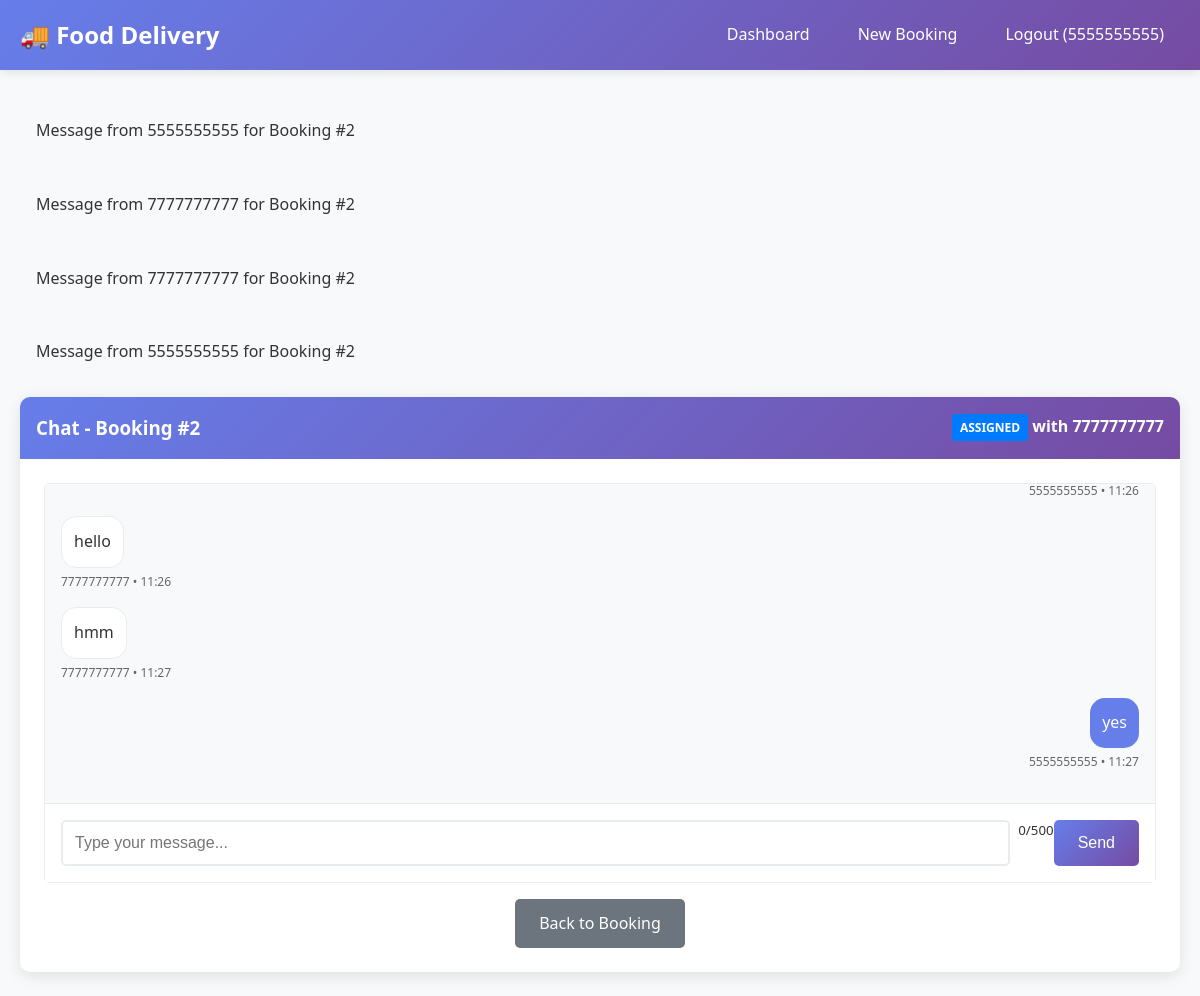
Page /chat/2/ (signed in) on the committed database.
### accounts/models.py (models this page shows, shortened)
class User(AbstractBaseUser, PermissionsMixin):
    USER_TYPE_CHOICES = [
        ('customer', 'Customer'),
        ('delivery_partner', 'Delivery Partner'),
        ('admin', 'Admin'),
    ]
    mobile_number = models.CharField(max_length=15, unique=True)
    first_name = models.CharField(max_length=30, blank=True)
    last_name = models.CharField(max_length=30, blank=True)
    user_type = models.CharField(max_length=20, choices=USER_TYPE_CHOICES, default='customer')
    is_active = models.BooleanField(default=True)
    is_staff = models.BooleanField(default=False)
    date_joined = models.DateTimeField(default=timezone.now)
    is_available = models.BooleanField(default=True)  # For delivery partners
    objects = UserManager()
    USERNAME_FIELD = 'mobile_number'
    REQUIRED_FIELDS = []

### chat/models.py (models this page shows)
class ChatMessage(models.Model):
    booking = models.ForeignKey(
        'bookings.Booking',
        on_delete=models.CASCADE,
        related_name='chat_messages'
    )
    sender = models.ForeignKey(
        settings.AUTH_USER_MODEL,
        on_delete=models.CASCADE
    )
    message = models.TextField()
    timestamp = models.DateTimeField(auto_now_add=True)
    is_read = models.BooleanField(default=False)
    class Meta:
        ordering = ['timestamp']
    def __str__(self):
        return f"Message from {self.sender.mobile_number} for Booking #{self.booking.id}"

### bookings/models.py (models this page shows, shortened)
class Booking(models.Model):
    STATUS_CHOICES = [
        ('pending', 'Pending'),
        ('assigned', 'Assigned'),
        ('started', 'Started'),
        ('reached', 'Reached'),
        ('collected', 'Collected'),
        ('delivered', 'Delivered'),
        ('cancelled', 'Cancelled'),
    ]
    customer = models.ForeignKey(
        settings.AUTH_USER_MODEL,
        on_delete=models.CASCADE,
        related_name='customer_bookings'
    )
    delivery_partner = models.ForeignKey(
        settings.AUTH_USER_MODEL,
        on_delete=models.SET_NULL,
        null=True,
        blank=True,
        related_name='delivery_bookings'
    )
    pickup_address = models.TextField()
    pickup_contact_name = models.CharField(max_length=100)
    pickup_contact_phone = models.CharField(max_length=15)
    delivery_address = models.TextField()
    delivery_contact_name = models.CharField(max_length=100)
    delivery_contact_phone = models.CharField(max_length=15)
    item_description = models.TextField()
    special_instructions = models.TextField(blank=True)
    estimated_price = models.DecimalField(max_digits=10, decimal_places=2, default=0.00)
    status = models.CharField(max_length=20, choices=STATUS_CHOICES, default='pending')
    created_at = models.DateTimeField(auto_now_add=True)
    updated_at = models.DateTimeField(auto_now=True)
    assigned_at = models.DateTimeField(null=True, blank=True)
    started_at = models.DateTimeField(null=True, blank=True)
    reached_at = models.DateTimeField(null=True, blank=True)
    collected_at = models.DateTimeField(null=True, blank=True)
    delivered_at = models.DateTimeField(null=True, blank=True)
    cancelled_at = models.DateTimeField(null=True, blank=True)
    class Meta:
        ordering = ['-created_at']

### chat/views.py (the view)
# urls.py: path('<int:booking_id>/', views.chat_room, name='chat_room'),
@login_required
def chat_room(request, booking_id):
    booking = get_object_or_404(Booking, id=booking_id)
    if request.user != booking.customer and request.user != booking.delivery_partner:
        messages.error(request, 'You do not have permission to access this chat.')
        return redirect('dashboard')
    if booking.status not in ['assigned', 'started', 'reached', 'collected']:
        messages.error(request, 'Chat is only available for assigned bookings.')
        return redirect('dashboard')
    messages_list = ChatMessage.objects.filter(booking=booking).order_by('timestamp')
    context = {
        'booking': booking,
        'messages': messages_list,
        'other_user': booking.delivery_partner if request.user == booking.customer else booking.customer,
    }
    return render(request, 'chat/chat_room.html', context)

### templates/chat/chat_room.html (shortened to what this page needs)
{% extends 'base.html' %}
{% block content %}
<div class="card">
    <div class="card-header d-flex justify-content-between align-items-center">
        <h3>Chat - Booking #{{ booking.id }}</h3>
        <div>
            <span class="badge badge-{{ booking.status }}">{{ booking.get_status_display }}</span>
            <span class="text-muted">with {{ other_user.mobile_number }}</span>
        </div>
    </div>
    <div class="card-body">
        <div class="chat-container">
            <div class="chat-messages" id="chat-messages">
                {% for message in messages %}
                    <div class="message {% if message.sender == user %}own{% else %}other{% endif %}">
                        <div class="message-bubble">
                            {{ message.message }}
                        </div>
                        <div class="message-meta">
                            {{ message.sender.mobile_number }} • {{ message.timestamp|date:"H:i" }}
                        </div>
                    </div>
                {% endfor %}
            </div>
            <div class="chat-input">
                <input type="text" id="chat-message-input" class="form-control" placeholder="Type your message..." maxlength="500">
                <button id="chat-message-submit" class="btn btn-primary">Send</button>
            </div>
        </div>
        <div class="text-center mt-3">
            <a href="{% url 'view_booking' booking.id %}" class="btn btn-secondary">Back to Booking</a>
        </div>
    </div>
</div>
{% endblock %}

### templates/base.html (shortened to what this page needs)
<!DOCTYPE html>
<html lang="en">
<head>
    {% load static %}
    <link rel="stylesheet" href="{% static 'css/style.css' %}">
</head>
<body>
    <nav class="navbar">
        <div class="container">
            <a href="{% url 'dashboard' %}" class="navbar-brand">🚚 Food Delivery</a>
            <ul class="navbar-nav">
                {% if user.is_authenticated %}
                    <li><a href="{% url 'dashboard' %}">Dashboard</a></li>
                    {% if user.user_type == 'customer' %}
                        <li><a href="{% url 'create_booking' %}">New Booking</a></li>
                    {% endif %}
                    <li><a href="{% url 'logout' %}">Logout ({{ user.mobile_number }})</a></li>
                {% else %}
                    <li><a href="{% url 'login' %}">Login</a></li>
                {% endif %}
            </ul>
        </div>
    </nav>
    <main class="container" style="margin-top: 2rem;">
        {% if messages %}
            <div class="messages">
                {% for message in messages %}
                    <div class="alert alert-{{ message.tags }}">
                        {{ message }}
                    </div>
                {% endfor %}
            </div>
        {% endif %}
        {% block content %}
        {% endblock %}
    </main>
</body>
</html>

### static/css/style.css (style rules this page uses)
* { margin: 0; padding: 0; box-sizing: border-box; }
body { font-family: 'Segoe UI', Tahoma, Geneva, Verdana, sans-serif; background-color: #f8f9fa; line-height: 1.6; color: #333; }
.container { max-width: 1200px; margin: 0 auto; padding: 0 20px; }
.navbar { background: linear-gradient(135deg, #667eea 0%, #764ba2 100%); padding: 1rem 0; box-shadow: 0 2px 10px rgba(0,0,0,0.1); }
.navbar .container { display: flex; justify-content: space-between; align-items: center; }
.navbar-brand { color: white; font-size: 1.5rem; font-weight: bold; text-decoration: none; }
.navbar-nav { display: flex; list-style: none; gap: 1rem; }
.navbar-nav a { color: white; text-decoration: none; padding: 0.5rem 1rem; border-radius: 5px; transition: background-color 0.3s; }
.card { background: white; border-radius: 10px; box-shadow: 0 4px 15px rgba(0,0,0,0.1); margin-bottom: 1.5rem; overflow: hidden; transition: transform 0.3s, box-shadow 0.3s; }
.card-header { background: linear-gradient(135deg, #667eea 0%, #764ba2 100%); color: white; padding: 1rem; font-weight: bold; }
.card-body { padding: 1.5rem; }
.form-control { width: 100%; padding: 0.75rem; border: 2px solid #e9ecef; border-radius: 5px; font-size: 1rem; transition: border-color 0.3s, box-shadow 0.3s; }
.btn { display: inline-block; padding: 0.75rem 1.5rem; border: none; border-radius: 5px; font-size: 1rem; font-weight: 500; text-decoration: none; text-align: center; cursor: pointer; transition: all 0.3s; }
.btn-primary { background: linear-gradient(135deg, #667eea 0%, #764ba2 100%); color: white; }
.btn-secondary { background: #6c757d; color: white; }
.badge { display: inline-block; padding: 0.25rem 0.5rem; font-size: 0.75rem; font-weight: bold; border-radius: 3px; text-transform: uppercase; }
.badge-assigned { background: #007bff; color: white; }
.messages { margin-bottom: 1rem; }
.alert { padding: 1rem; border-radius: 5px; margin-bottom: 1rem; }
.chat-container { height: 400px; border: 1px solid #e9ecef; border-radius: 5px; display: flex; flex-direction: column; }
.chat-messages { flex: 1; overflow-y: auto; padding: 1rem; background: #f8f9fa; }
.message { margin-bottom: 1rem; display: flex; flex-direction: column; }
.message.own { align-items: flex-end; }
.message.other { align-items: flex-start; }
.message-bubble { max-width: 70%; padding: 0.75rem; border-radius: 15px; word-wrap: break-word; }
.message.own .message-bubble { background: #667eea; color: white; }
.message.other .message-bubble { background: white; border: 1px solid #e9ecef; }
.message-meta { font-size: 0.75rem; color: #666; margin-top: 0.25rem; }
.chat-input { display: flex; padding: 1rem; border-top: 1px solid #e9ecef; background: white; }
.chat-input input { flex: 1; margin-right: 0.5rem; }
.text-center { text-align: center; }
.mt-3 { margin-top: 1rem; }
.d-flex { display: flex; }
.justify-content-between { justify-content: space-between; }
.align-items-center { align-items: center; }

### rows in the picture
User: mobile_number "5555555555"
ChatMessage: sender+booking "Message from 5555555555 for Booking #2", sender.mobile_number "5555555555", timestamp "11:26"
ChatMessage: sender+booking "Message from 7777777777 for Booking #2", message "hello", sender.mobile_number "7777777777", timestamp "11:26"
ChatMessage: sender+booking "Message from 7777777777 for Booking #2", message "hmm", sender.mobile_number "7777777777", timestamp "11:27"
ChatMessage: sender+booking "Message from 5555555555 for Booking #2", message "yes", sender.mobile_number "5555555555", timestamp "11:27"
Booking: id "2", status "ASSIGNED"
User: mobile_number "7777777777"
